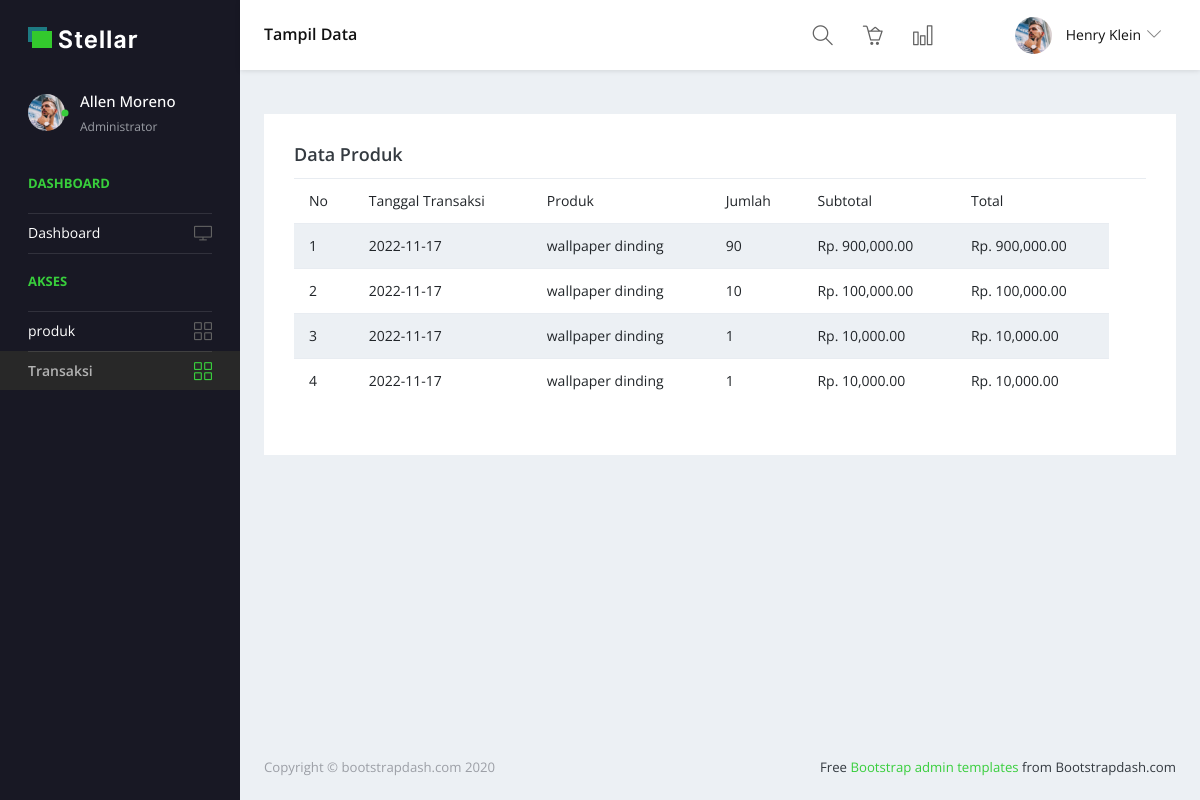
/pelanggan/histori.php (signed in), run on the app's committed database.
### tables this page shows
CREATE TABLE `transaksi` (
  `id_transaksi` int(11) NOT NULL,
  `id_pelanggan` int(11) NOT NULL,
  `id_petugas` int(11) NOT NULL,
  `tgl_transaksi` date NOT NULL
);

CREATE TABLE `detail_transaksi` (
  `id_detail_transaksi` int(11) NOT NULL,
  `id_transaksi` int(11) NOT NULL,
  `id_produk` int(11) NOT NULL,
  `qty` int(11) NOT NULL,
  `subtotal` int(11) NOT NULL
);

### pelanggan/histori.php (the view, shortened to what this page needs)
<?php
include "../header.php";
?>
<!DOCTYPE html>
<html lang="en">
<head>
  <link rel="stylesheet" href="../vendors/simple-line-icons/css/simple-line-icons.css">
  <link rel="stylesheet" href="../vendors/flag-icon-css/css/flag-icon.min.css">
  <link rel="stylesheet" href="../vendors/css/vendor.bundle.base.css">
  <link rel="stylesheet" href="../css/style.css">
</head>
<body>
  <div class="container-scroller">
    <nav class="navbar default-layout-navbar col-lg-12 col-12 p-0 fixed-top d-flex flex-row">
      <div class="navbar-brand-wrapper d-flex align-items-center">
        <a class="navbar-brand brand-logo" href="home.php">
          <img src="../images/logo.svg" alt="logo" class="logo-dark" />
        </a>
      </div>
      <div class="navbar-menu-wrapper d-flex align-items-center flex-grow-1">
        <h5 class="mb-0 font-weight-medium d-none d-lg-flex">Tampil Data</h5>
        <ul class="navbar-nav navbar-nav-right ml-auto">
          <form class="search-form d-none d-md-block" action="#">
            <i class="icon-magnifier"></i>
            <input type="search" class="form-control" placeholder="Search Here" title="Search here">
          </form>
          <li class="nav-item"><a href="#" class="nav-link"><i class="icon-basket-loaded"></i></a></li>
          <li class="nav-item"><a href="#" class="nav-link"><i class="icon-chart"></i></a></li>
          <li class="nav-item dropdown d-none d-xl-inline-flex user-dropdown">
            <a class="nav-link dropdown-toggle" id="UserDropdown" href="#" data-toggle="dropdown" aria-expanded="false">
              <img class="img-xs rounded-circle ml-2" src="../images/faces/face8.jpg" alt="Profile image"> <span class="font-weight-normal"> Henry Klein </span></a>
          </li>
        </ul>
      </div>
    </nav>
    <div class="container-fluid page-body-wrapper">
      <nav class="sidebar sidebar-offcanvas" id="sidebar">
        <ul class="nav">
          <li class="nav-item nav-profile">
            <a href="#" class="nav-link">
              <div class="profile-image">
                <img class="img-xs rounded-circle" src="../images/faces/face8.jpg" alt="profile image">
                <div class="dot-indicator bg-success"></div>
              </div>
              <div class="text-wrapper">
                <p class="profile-name">Allen Moreno</p>
                <p class="designation">Administrator</p>
              </div>
            </a>
          </li>
          <li class="nav-item nav-category">
            <span class="nav-link">Dashboard</span>
          </li>
          <li class="nav-item">
            <a class="nav-link" href="home.php">
              <span class="menu-title">Dashboard</span>
              <i class="icon-screen-desktop menu-icon"></i>
            </a>
          </li>
          <li class="nav-item nav-category"><span class="nav-link">Akses</span></li>
          <li class="nav-item">
            <a class="nav-link" href="produk.php">
              <span class="menu-title">produk</span>
              <i class="icon-grid menu-icon"></i>
            </a>
          </li>
          <li class="nav-item">
            <a class="nav-link" href="histori.php">
              <span class="menu-title">Transaksi</span>
              <i class="icon-grid menu-icon"></i>
            </a>
          </li>
        </ul>
      </nav>
      <div class="main-panel">
        <div class="content-wrapper">
          <div class="row">
            <div class="col-lg-12 grid-margin stretch-card">
              <div class="card">
                <div class="card-body">
                  <h4 class="card-title">Data Produk</h4>
                  <table class="table table-striped">
                    <thead>
                      <tr>
                        <td>No</h6>
                        </td>
                        <td>Tanggal Transaksi</h6>
                        </td>
                        <td>Produk</h6>
                        </td>
                        <td>Jumlah</h6>
                        </td>
                        <td>Subtotal</h6>
                        </td>
                        <td>Total</h6>
                        </td>
                        <td>
                        </td>
                      </tr>
                    </thead>
                    <tbody>
                      <?php
                      $qry_histori = mysqli_query($conn, "select * from transaksi where id_pelanggan='" . $_SESSION['id_pelanggan'] . "' order by id_transaksi desc");
                      $no = 0;
                      while ($dt_histori = mysqli_fetch_array($qry_histori)) {
                        $no++;
                        $produk_dibeli = "";
                        $jumlah = "";
                        $subtotal = "";
                        $total = 0;
                        $qry_produk = mysqli_query($conn, "select * from  detail_transaksi join produk on produk.id_produk=detail_transaksi.id_produk where id_transaksi = '" . $dt_histori['id_transaksi'] . "'");
                        while ($dt_produk = mysqli_fetch_array($qry_produk)) {
                          $produk_dibeli .= "" . $dt_produk['nama_produk'] . "";
                          $jumlah = "" . $dt_produk['qty'] . "";
                          $sub = number_format($dt_produk['subtotal'], 2);
                          $subtotal = "Rp. " . $sub . "";
                          $total += $dt_produk['subtotal'];
                        }
                        $produk_dibeli .= "</ol>";
                        $jumlah .= "</ol>";
                        $subtotal .= "";
                        $total2 = number_format($total, 2);
                      ?>
                        <tr>
                          <td>
                            <?= $no ?></h6>
                          </td>
                          <td>
                            <?= $dt_histori['tgl_transaksi'] ?></h6>
                          </td>
                          <td>
                            <?= $produk_dibeli ?></h6>
                          </td>
                          <td>
                            <?= $jumlah ?></h6>
                          </td>
                          <td>
                            <?= $subtotal ?></h6>
                          </td>
                          <td>
                            <?php echo ("Rp. " . $total2); ?></h6>
                          </td>
                        </tr>
                      <?php } ?>
                    </tbody>
                  </table>
                  <br>
                </div>
              </div>
            </div>
          </div>
        </div>
        <footer class="footer">
          <div class="d-sm-flex justify-content-center justify-content-sm-between">
            <span class="text-muted d-block text-center text-sm-left d-sm-inline-block">Copyright © bootstrapdash.com 2020</span>
            <span class="float-none float-sm-right d-block mt-1 mt-sm-0 text-center"> Free <a href="https://www.bootstrapdash.com/bootstrap-admin-template/" target="_blank">Bootstrap admin templates</a> from Bootstrapdash.com</span>
          </div>
        </footer>
      </div>
    </div>
  </div>
</body>
</html>

### data on the page
transaksi: tgl_transaksi "2022-11-17", produk_dibeli "wallpaper dinding", detail_transaksi.qty "90", detail_transaksi.subtotal "Rp. 900,000.00", total2 "900,000.00"
transaksi: tgl_transaksi "2022-11-17", produk_dibeli "wallpaper dinding", detail_transaksi.qty "10", detail_transaksi.subtotal "Rp. 100,000.00", total2 "100,000.00"
transaksi: tgl_transaksi "2022-11-17", produk_dibeli "wallpaper dinding", detail_transaksi.qty "1", detail_transaksi.subtotal "Rp. 10,000.00", total2 "10,000.00"
transaksi: tgl_transaksi "2022-11-17", produk_dibeli "wallpaper dinding", detail_transaksi.qty "1", detail_transaksi.subtotal "Rp. 10,000.00", total2 "10,000.00"
